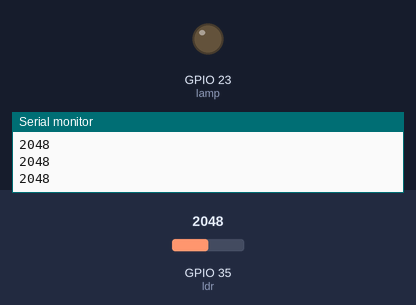
This sketch was run on a simulated ESP32. On the bench: output pins drawn as LEDs (lit = HIGH), the last lines printed to the serial monitor. The test bench sets the inputs (shaded band); at power-on: GPIO 35 (ldr) = 2048.

Above: at 1.2 s.
1.3 s: GPIO 35 (ldr) set to 1559
2.8 s: GPIO 35 (ldr) set to 1436
At 3.9 s:
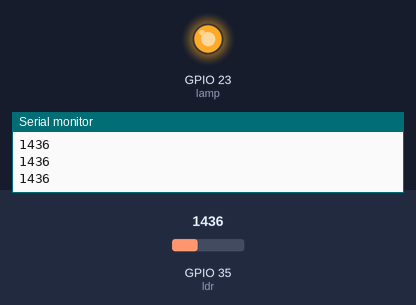
4.3 s: GPIO 35 (ldr) set to 1540
At 5.2 s:
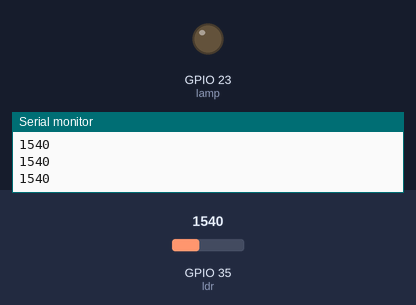
5.9 s: GPIO 35 (ldr) set to 1460
At 6.5 s:
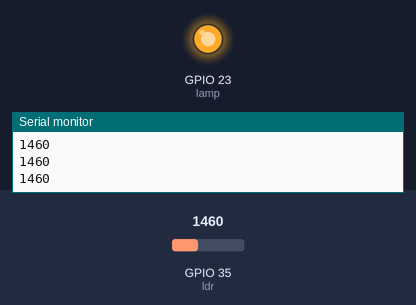
Timing chart, 0 to 8.5 s (numbered marks = the images above; inputs shaded):
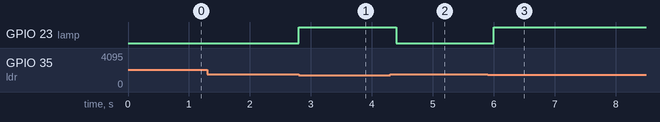

Measured:
- the behaviour switches between 1500 and 1499 on GPIO 35 (ldr) (found by bisection; images 0 and 1)
- after the input at 2.8 s, GPIO 23 (lamp): LOW → HIGH at once
- after the input at 4.3 s, GPIO 23 (lamp): HIGH → LOW after 0.10 s
- after the input at 5.9 s, GPIO 23 (lamp): LOW → HIGH after 0.11 s

The sketch:

StreetLight.ino
```cpp
// إنارة الشارع الذكية — المحور ٢
// مقسم جهد: 3V3 ← LDR ← GPIO35 ← مقاومة 10k ← GND
// كلما زاد الضوء زادت القراءة
int ldr = 35;            // ADC1، مدخل فقط
int lamp = 23;
int threshold = 1500;    // اضبطها من الشاشة التسلسلية في مكانك

void setup() {
  Serial.begin(115200);
  pinMode(lamp, OUTPUT);
}

void loop() {
  int light = analogRead(ldr);
  Serial.println(light);
  if (light < threshold) {
    digitalWrite(lamp, HIGH);   // ظلام: أشعل المصباح
  } else {
    digitalWrite(lamp, LOW);    // نهار: أطفئه
  }
  delay(200);
}
```
